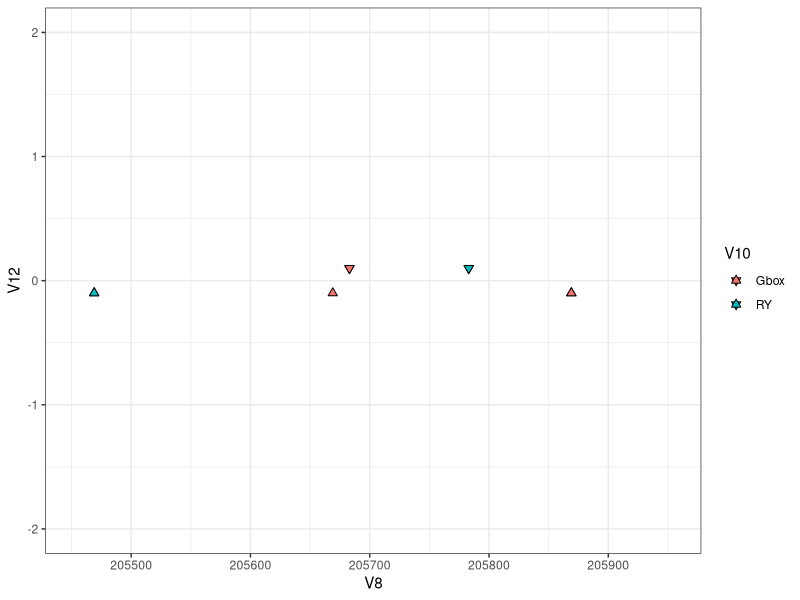

Generate this figure with R:
## ---- chunk 1
library(tidyverse)
options(stringsAsFactors = F)

table <- read.table('test1.bed.txt', header = F, sep = "\t")
head(table)

ggplot(data = subset(table, V4 == "Glyma.01G001100")) + 
  geom_point(data = subset(table, V12 == 0.1), aes(x=V8, y=V12, fill = V10), shape = 25, size = 2) + 
  geom_point(data = subset(table, V12 == -0.1), aes(x=V9, y=V12, fill = V10), shape = 24, size = 2) + 
  xlim(as.numeric(table[2,3])-500, as.numeric(table[2,3])) + 
  ylim(-2,2) +
  theme_bw()
             
